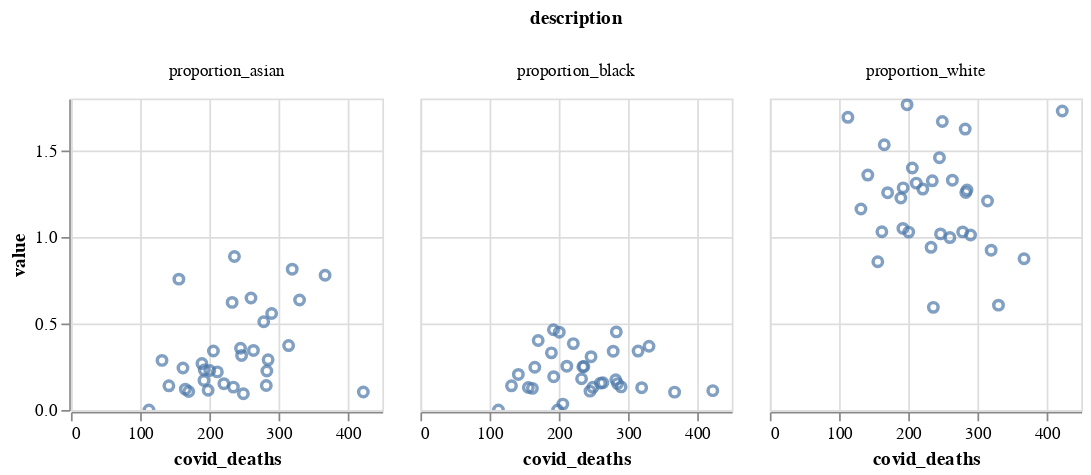

The code cell stored with this chart in its notebook:
### Code cell
alt.Chart(london_ethnic).mark_point().encode(
    x='covid_deaths:Q',
    y='value:Q', 
    tooltip = ['name']
).properties(
    width=180,
    height=180
).facet(
    column='description:N'
).interactive()

### Figure 1 — Vega-Lite specification as saved in the notebook (floating-point values rounded to 4 significant figures)
{"config": {"view": {"continuousWidth": 400, "continuousHeight": 300}}, "data": {"name": "data-87bca36a803779a415dd8fc98b0fd183"}, "facet": {"column": {"type": "nominal", "field": "description"}}, "spec": {"mark": "point", "encoding": {"tooltip": [{"type": "nominal", "field": "name"}], "x": {"type": "quantitative", "field": "covid_deaths"}, "y": {"type": "quantitative", "field": "value"}}, "height": 180, "selection": {"selector003": {"type": "interval", "bind": "scales", "encodings": ["x", "y"]}}, "width": 180}, "$schema": "https://vega.github.io/schema/vega-lite/v4.8.1.json", "datasets": {"data-87bca36a803779a415dd8fc98b0fd183": [{"code": "E09000001", "name": "City of London", "covid_deaths": 112.8, "description": "proportion_white", "value": 1.692}, {"code": "E09000002", "name": "Barking and Dagenham", "covid_deaths": 278.6, "description": "proportion_white", "value": 1.029}, {"code": "E09000003", "name": "Barnet", "covid_deaths": 284.9, "description": "proportion_white", "value": 1.272}, {"code": "E09000004", "name": "Bexley", "covid_deaths": 282.3, "description": "proportion_white", "value": 1.624}, {"code": "E09000005", "name": "Brent", "covid_deaths": 330.4, "description": "proportion_white", "value": 0.6061}, {"code": "E09000006", "name": "Bromley", "covid_deaths": 249.2, "description": "proportion_white", "value": 1.668}, {"code": "E09000007", "name": "Camden", "covid_deaths": 131.6, "description": "proportion_white", "value": 1.162}, {"code": "E09000008", "name": "Croydon", "covid_deaths": 314.6, "description": "proportion_white", "value": 1.208}, {"code": "E09000009", "name": "Ealing", "covid_deaths": 290.1, "description": "proportion_white", "value": 1.011}, {"code": "E09000010", "name": "Enfield", "covid_deaths": 283.1, "description": "proportion_white", "value": 1.257}, {"code": "E09000011", "name": "Greenwich", "covid_deaths": 189.3, "description": "proportion_white", "value": 1.225}, {"code": "E09000012", "name": "Hackney", "covid_deaths": 200.7, "description": "proportion_white", "value": 1.028}, {"code": "E09000013", "name": "Hammersmith and Fulham", "covid_deaths": 211.6, "description": "proportion_white", "value": 1.311}, {"code": "E09000014", "name": "Haringey", "covid_deaths": 234.8, "description": "proportion_white", "value": 1.325}, {"code": "E09000015", "name": "Harrow", "covid_deaths": 367.3, "description": "proportion_white", "value": 0.8746}, {"code": "E09000016", "name": "Havering", "covid_deaths": 422.5, "description": "proportion_white", "value": 1.729}, {"code": "E09000017", "name": "Hillingdon", "covid_deaths": 260.2, "description": "proportion_white", "value": 0.9968}, {"code": "E09000018", "name": "Hounslow", "covid_deaths": 232.9, "description": "proportion_white", "value": 0.9404}, {"code": "E09000019", "name": "Islington", "covid_deaths": 141.6, "description": "proportion_white", "value": 1.358}, {"code": "E09000020", "name": "Kensington and Chelsea", "covid_deaths": 192.6, "description": "proportion_white", "value": 1.284}, {"code": "E09000021", "name": "Kingston upon Thames", "covid_deaths": 205.9, "description": "proportion_white", "value": 1.399}, {"code": "E09000022", "name": "Lambeth", "covid_deaths": 192.3, "description": "proportion_white", "value": 1.05}, {"code": "E09000023", "name": "Lewisham", "covid_deaths": 221.0, "description": "proportion_white", "value": 1.277}, {"code": "E09000024", "name": "Merton", "covid_deaths": 263.7, "description": "proportion_white", "value": 1.329}, {"code": "E09000025", "name": "Newham", "covid_deaths": 236.3, "description": "proportion_white", "value": 0.5934}, {"code": "E09000026", "name": "Redbridge", "covid_deaths": 319.8, "description": "proportion_white", "value": 0.9238}, {"code": "E09000027", "name": "Richmond upon Thames", "covid_deaths": 198.3, "description": "proportion_white", "value": 1.765}, {"code": "E09000028", "name": "Southwark", "covid_deaths": 170.2, "description": "proportion_white", "value": 1.256}, {"code": "E09000029", "name": "Sutton", "covid_deaths": 245.1, "description": "proportion_white", "value": 1.459}, {"code": "E09000030", "name": "Tower Hamlets", "covid_deaths": 156.0, "description": "proportion_white", "value": 0.8569}, {"code": "E09000031", "name": "Waltham Forest", "covid_deaths": 246.6, "description": "proportion_white", "value": 1.018}, {"code": "E09000032", "name": "Wandsworth", "covid_deaths": 165.3, "description": "proportion_white", "value": 1.533}, {"code": "E09000033", "name": "Westminster", "covid_deaths": 161.9, "description": "proportion_white", "value": 1.03}, {"code": "E09000001", "name": "City of London", "covid_deaths": 112.8, "description": "proportion_asian", "value": 0.0}, {"code": "E09000002", "name": "Barking and Dagenham", "covid_deaths": 278.6, "description": "proportion_asian", "value": 0.51}, {"code": "E09000003", "name": "Barnet", "covid_deaths": 284.9, "description": "proportion_asian", "value": 0.29}, {"code": "E09000004", "name": "Bexley", "covid_deaths": 282.3, "description": "proportion_asian", "value": 0.1416}, {"code": "E09000005", "name": "Brent", "covid_deaths": 330.4, "description": "proportion_asian", "value": 0.6359}, {"code": "E09000006", "name": "Bromley", "covid_deaths": 249.2, "description": "proportion_asian", "value": 0.0937}, {"code": "E09000007", "name": "Camden", "covid_deaths": 131.6, "description": "proportion_asian", "value": 0.2868}, {"code": "E09000008", "name": "Croydon", "covid_deaths": 314.6, "description": "proportion_asian", "value": 0.3726}, {"code": "E09000009", "name": "Ealing", "covid_deaths": 290.1, "description": "proportion_asian", "value": 0.5581}, {"code": "E09000010", "name": "Enfield", "covid_deaths": 283.1, "description": "proportion_asian", "value": 0.2258}, {"code": "E09000011", "name": "Greenwich", "covid_deaths": 189.3, "description": "proportion_asian", "value": 0.2685}, {"code": "E09000012", "name": "Hackney", "covid_deaths": 200.7, "description": "proportion_asian", "value": 0.2285}, {"code": "E09000013", "name": "Hammersmith and Fulham", "covid_deaths": 211.6, "description": "proportion_asian", "value": 0.2204}, {"code": "E09000014", "name": "Haringey", "covid_deaths": 234.8, "description": "proportion_asian", "value": 0.1325}, {"code": "E09000015", "name": "Harrow", "covid_deaths": 367.3, "description": "proportion_asian", "value": 0.7792}, {"code": "E09000016", "name": "Havering", "covid_deaths": 422.5, "description": "proportion_asian", "value": 0.104}, {"code": "E09000017", "name": "Hillingdon", "covid_deaths": 260.2, "description": "proportion_asian", "value": 0.6473}, {"code": "E09000018", "name": "Hounslow", "covid_deaths": 232.9, "description": "proportion_asian", "value": 0.6221}, {"code": "E09000019", "name": "Islington", "covid_deaths": 141.6, "description": "proportion_asian", "value": 0.1399}, {"code": "E09000020", "name": "Kensington and Chelsea", "covid_deaths": 192.6, "description": "proportion_asian", "value": 0.2311}, {"code": "E09000021", "name": "Kingston upon Thames", "covid_deaths": 205.9, "description": "proportion_asian", "value": 0.3412}, {"code": "E09000022", "name": "Lambeth", "covid_deaths": 192.3, "description": "proportion_asian", "value": 0.1709}, {"code": "E09000023", "name": "Lewisham", "covid_deaths": 221.0, "description": "proportion_asian", "value": 0.1522}, {"code": "E09000024", "name": "Merton", "covid_deaths": 263.7, "description": "proportion_asian", "value": 0.3444}, {"code": "E09000025", "name": "Newham", "covid_deaths": 236.3, "description": "proportion_asian", "value": 0.8874}, {"code": "E09000026", "name": "Redbridge", "covid_deaths": 319.8, "description": "proportion_asian", "value": 0.814}, {"code": "E09000027", "name": "Richmond upon Thames", "covid_deaths": 198.3, "description": "proportion_asian", "value": 0.1142}, {"code": "E09000028", "name": "Southwark", "covid_deaths": 170.2, "description": "proportion_asian", "value": 0.1068}, {"code": "E09000029", "name": "Sutton", "covid_deaths": 245.1, "description": "proportion_asian", "value": 0.3572}, {"code": "E09000030", "name": "Tower Hamlets", "covid_deaths": 156.0, "description": "proportion_asian", "value": 0.7564}, {"code": "E09000031", "name": "Waltham Forest", "covid_deaths": 246.6, "description": "proportion_asian", "value": 0.3154}, {"code": "E09000032", "name": "Wandsworth", "covid_deaths": 165.3, "description": "proportion_asian", "value": 0.1204}, {"code": "E09000033", "name": "Westminster", "covid_deaths": 161.9, "description": "proportion_asian", "value": 0.2428}, {"code": "E09000001", "name": "City of London", "covid_deaths": 112.8, "description": "proportion_black", "value": 0.0}, {"code": "E09000002", "name": "Barking and Dagenham", "covid_deaths": 278.6, "description": "proportion_black", "value": 0.34}, {"code": "E09000003", "name": "Barnet", "covid_deaths": 284.9, "description": "proportion_black", "value": 0.1526}, {"code": "E09000004", "name": "Bexley", "covid_deaths": 282.3, "description": "proportion_black", "value": 0.1749}, {"code": "E09000005", "name": "Brent", "covid_deaths": 330.4, "description": "proportion_black", "value": 0.3684}, {"code": "E09000006", "name": "Bromley", "covid_deaths": 249.2, "description": "proportion_black", "value": 0.1312}, {"code": "E09000007", "name": "Camden", "covid_deaths": 131.6, "description": "proportion_black", "value": 0.1397}, {"code": "E09000008", "name": "Croydon", "covid_deaths": 314.6, "description": "proportion_black", "value": 0.3407}, {"code": "E09000009", "name": "Ealing", "covid_deaths": 290.1, "description": "proportion_black", "value": 0.1337}, {"code": "E09000010", "name": "Enfield", "covid_deaths": 283.1, "description": "proportion_black", "value": 0.4515}, {"code": "E09000011", "name": "Greenwich", "covid_deaths": 189.3, "description": "proportion_black", "value": 0.3304}, {"code": "E09000012", "name": "Hackney", "covid_deaths": 200.7, "description": "proportion_black", "value": 0.4499}, {"code": "E09000013", "name": "Hammersmith and Fulham", "covid_deaths": 211.6, "description": "proportion_black", "value": 0.2535}, {"code": "E09000014", "name": "Haringey", "covid_deaths": 234.8, "description": "proportion_black", "value": 0.2502}, {"code": "E09000015", "name": "Harrow", "covid_deaths": 367.3, "description": "proportion_black", "value": 0.1034}, {"code": "E09000016", "name": "Havering", "covid_deaths": 422.5, "description": "proportion_black", "value": 0.112}, {"code": "E09000017", "name": "Hillingdon", "covid_deaths": 260.2, "description": "proportion_black", "value": 0.1553}, {"code": "E09000018", "name": "Hounslow", "covid_deaths": 232.9, "description": "proportion_black", "value": 0.1808}, {"code": "E09000019", "name": "Islington", "covid_deaths": 141.6, "description": "proportion_black", "value": 0.2057}, {"code": "E09000020", "name": "Kensington and Chelsea", "covid_deaths": 192.6, "description": "proportion_black", "value": 0.1926}, {"code": "E09000021", "name": "Kingston upon Thames", "covid_deaths": 205.9, "description": "proportion_black", "value": 0.03412}, {"code": "E09000022", "name": "Lambeth", "covid_deaths": 192.3, "description": "proportion_black", "value": 0.4639}, {"code": "E09000023", "name": "Lewisham", "covid_deaths": 221.0, "description": "proportion_black", "value": 0.3838}, {"code": "E09000024", "name": "Merton", "covid_deaths": 263.7, "description": "proportion_black", "value": 0.1575}, {"code": "E09000025", "name": "Newham", "covid_deaths": 236.3, "description": "proportion_black", "value": 0.2513}, {"code": "E09000026", "name": "Redbridge", "covid_deaths": 319.8, "description": "proportion_black", "value": 0.1292}, {"code": "E09000027", "name": "Richmond upon Thames", "covid_deaths": 198.3, "description": "proportion_black", "value": 0.0}, {"code": "E09000028", "name": "Southwark", "covid_deaths": 170.2, "description": "proportion_black", "value": 0.402}, {"code": "E09000029", "name": "Sutton", "covid_deaths": 245.1, "description": "proportion_black", "value": 0.1092}, {"code": "E09000030", "name": "Tower Hamlets", "covid_deaths": 156.0, "description": "proportion_black", "value": 0.13}, {"code": "E09000031", "name": "Waltham Forest", "covid_deaths": 246.6, "description": "proportion_black", "value": 0.3083}, {"code": "E09000032", "name": "Wandsworth", "covid_deaths": 165.3, "description": "proportion_black", "value": 0.2471}, {"code": "E09000033", "name": "Westminster", "covid_deaths": 161.9, "description": "proportion_black", "value": 0.1251}]}}
